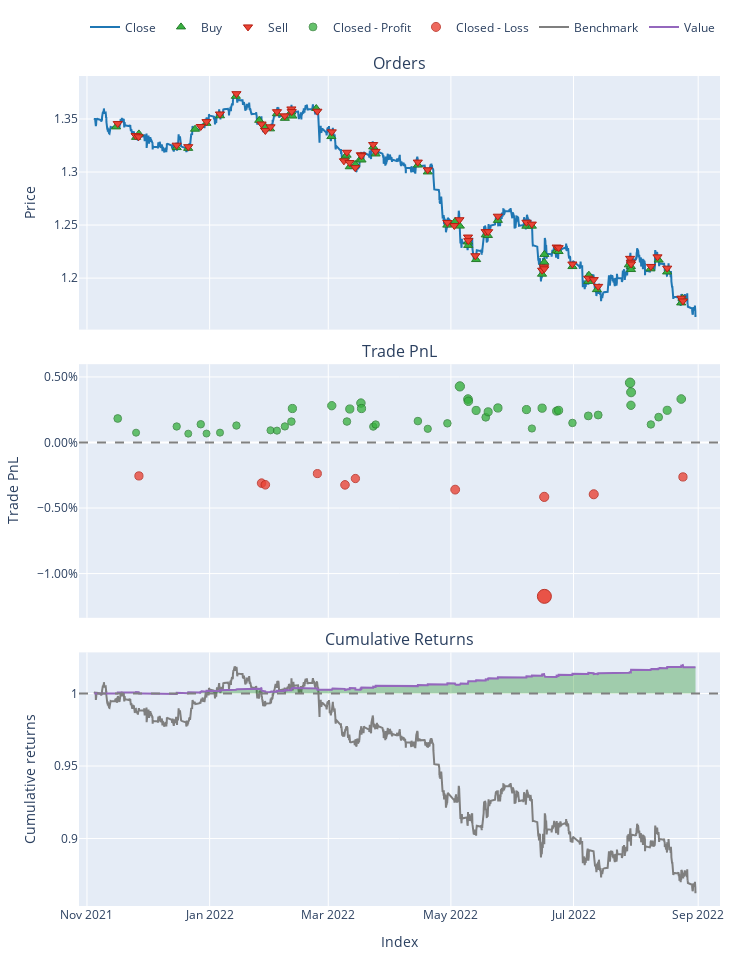

The notebook cell saved with this chart:
### Code cell
port.plot().show()

### Figure 1 — Plotly figure (JSON) as saved in the notebook; plotly's stock layout.template omitted (floating-point values rounded to 4 significant figures; data arrays with more than 128 entries replaced by an {"elided": "..."} marker saying what was removed)
{"data": [{"legendgroup": "0", "line": {"color": "#1f77b4"}, "name": "Close", "showlegend": true, "type": "scatter", "uid": "fb6677ce-5fc4-4037-8335-23d6f30a6b24", "x": {"elided": "5016 str values"}, "xaxis": "x", "y": {"elided": "5016 float values"}, "yaxis": "y"}, {"customdata": {"elided": "56x3 float values"}, "hovertemplate": "Order Id: %{customdata[0]}<br>Timestamp: %{x}<br>Price: %{y}<br>Size: %{customdata[1]:.6f}<br>Fees: %{customdata[2]:.6f}", "legendgroup": "1", "marker": {"color": "#37B13F", "line": {"color": "rgb(38,123,44)", "width": 1}, "size": 8, "symbol": "triangle-up"}, "mode": "markers", "name": "Buy", "type": "scatter", "uid": "58742842-3fb9-4327-a98c-b50369fd371f", "x": ["2021-11-15T11:00:00", "2021-11-25T10:00:00", "2021-11-26T20:00:00", "2021-12-15T15:00:00", "2021-12-21T08:00:00", "2021-12-24T18:00:00", "2021-12-30T10:00:00", "2022-01-06T04:00:00", "2022-01-14T01:00:00", "2022-01-25T16:00:00", "2022-01-28T14:00:00", "2022-01-31T01:00:00", "2022-02-03T11:00:00", "2022-02-07T10:00:00", "2022-02-10T15:00:00", "2022-02-11T04:00:00", "2022-02-23T01:00:00", "2022-03-02T13:00:00", "2022-03-09T08:00:00", "2022-03-10T03:00:00", "2022-03-11T17:00:00", "2022-03-14T12:00:00", "2022-03-16T19:00:00", "2022-03-17T13:00:00", "2022-03-23T09:00:00", "2022-03-24T14:00:00", "2022-04-14T14:00:00", "2022-04-19T12:00:00", "2022-04-29T05:00:00", "2022-05-03T03:00:00", "2022-05-05T11:00:00", "2022-05-09T11:00:00", "2022-05-09T15:00:00", "2022-05-13T13:00:00", "2022-05-18T08:00:00", "2022-05-19T10:00:00", "2022-05-24T09:00:00", "2022-06-07T13:00:00", "2022-06-10T07:00:00", "2022-06-15T08:00:00", "2022-06-16T10:00:00", "2022-06-16T12:00:00", "2022-06-22T13:00:00", "2022-06-23T13:00:00", "2022-06-30T11:00:00", "2022-07-08T08:00:00", "2022-07-08T15:00:00", "2022-07-12T15:00:00", "2022-07-28T12:00:00", "2022-07-29T13:00:00", "2022-07-29T14:00:00", "2022-08-08T07:00:00", "2022-08-12T08:00:00", "2022-08-16T13:00:00", "2022-08-23T13:00:00", "2022-08-24T04:00:00"], "xaxis": "x", "y": [1.343, 1.333, 1.336, 1.323, 1.322, 1.34, 1.346, 1.353, 1.371, 1.349, 1.343, 1.341, 1.355, 1.351, 1.357, 1.353, 1.36, 1.333, 1.314, 1.316, 1.305, 1.307, 1.312, 1.311, 1.324, 1.317, 1.307, 1.3, 1.25, 1.253, 1.249, 1.234, 1.231, 1.217, 1.241, 1.24, 1.254, 1.249, 1.249, 1.204, 1.215, 1.222, 1.226, 1.225, 1.211, 1.197, 1.203, 1.189, 1.212, 1.211, 1.208, 1.209, 1.217, 1.206, 1.177, 1.181], "yaxis": "y"}, {"customdata": {"elided": "56x3 float values"}, "hovertemplate": "Order Id: %{customdata[0]}<br>Timestamp: %{x}<br>Price: %{y}<br>Size: %{customdata[1]:.6f}<br>Fees: %{customdata[2]:.6f}", "legendgroup": "2", "marker": {"color": "#EA4335", "line": {"color": "rgb(181,31,18)", "width": 1}, "size": 8, "symbol": "triangle-down"}, "mode": "markers", "name": "Sell", "type": "scatter", "uid": "df8cd8e4-5b21-419a-a825-84fa513017e7", "x": ["2021-11-16T07:00:00", "2021-11-25T05:00:00", "2021-11-26T16:00:00", "2021-12-15T14:00:00", "2021-12-21T09:00:00", "2021-12-27T14:00:00", "2021-12-30T11:00:00", "2022-01-06T03:00:00", "2022-01-14T08:00:00", "2022-01-26T20:00:00", "2022-01-28T17:00:00", "2022-01-31T07:00:00", "2022-02-03T12:00:00", "2022-02-07T09:00:00", "2022-02-10T16:00:00", "2022-02-10T20:00:00", "2022-02-23T14:00:00", "2022-03-02T18:00:00", "2022-03-08T19:00:00", "2022-03-10T07:00:00", "2022-03-11T14:00:00", "2022-03-14T10:00:00", "2022-03-17T06:00:00", "2022-03-17T12:00:00", "2022-03-23T08:00:00", "2022-03-24T13:00:00", "2022-04-14T13:00:00", "2022-04-19T11:00:00", "2022-04-29T06:00:00", "2022-05-02T17:00:00", "2022-05-05T06:00:00", "2022-05-09T12:00:00", "2022-05-09T16:00:00", "2022-05-13T04:00:00", "2022-05-18T07:00:00", "2022-05-19T13:00:00", "2022-05-24T08:00:00", "2022-06-07T14:00:00", "2022-06-10T06:00:00", "2022-06-15T09:00:00", "2022-06-16T07:00:00", "2022-06-16T11:00:00", "2022-06-22T14:00:00", "2022-06-23T14:00:00", "2022-06-30T10:00:00", "2022-07-08T07:00:00", "2022-07-11T01:00:00", "2022-07-13T06:00:00", "2022-07-29T03:00:00", "2022-07-29T12:00:00", "2022-07-29T15:00:00", "2022-08-08T11:00:00", "2022-08-11T18:00:00", "2022-08-16T14:00:00", "2022-08-23T14:00:00", "2022-08-24T10:00:00"], "xaxis": "x", "y": [1.346, 1.334, 1.333, 1.325, 1.324, 1.343, 1.348, 1.355, 1.374, 1.345, 1.339, 1.343, 1.357, 1.353, 1.359, 1.357, 1.357, 1.338, 1.311, 1.319, 1.309, 1.304, 1.316, 1.315, 1.326, 1.319, 1.309, 1.302, 1.252, 1.25, 1.255, 1.239, 1.235, 1.221, 1.244, 1.244, 1.258, 1.253, 1.251, 1.207, 1.211, 1.209, 1.229, 1.229, 1.213, 1.2, 1.199, 1.192, 1.219, 1.215, 1.213, 1.211, 1.22, 1.209, 1.181, 1.178], "yaxis": "y"}, {"customdata": {"elided": "45x4 float values"}, "hovertemplate": "Exit Trade Id: %{customdata[0]}<br>Position Id: %{customdata[1]}<br>Exit Timestamp: %{x}<br>PnL: %{customdata[2]:.6f}<br>Return: %{customdata[3]:.2%}", "legendgroup": "3", "marker": {"color": "#37B13F", "line": {"color": "rgb(38,123,44)", "width": 1}, "opacity": [0.7657, 0.751, 0.7574, 0.75, 0.7597, 0.7501, 0.7511, 0.7584, 0.7535, 0.7531, 0.7575, 0.7625, 0.776, 0.7789, 0.7625, 0.7755, 0.7816, 0.776, 0.7573, 0.7594, 0.763, 0.755, 0.7607, 0.7989, 0.7858, 0.7835, 0.774, 0.7669, 0.7726, 0.7765, 0.7749, 0.7553, 0.7764, 0.7733, 0.7741, 0.7611, 0.7684, 0.7693, 0.8026, 0.7793, 0.7928, 0.7595, 0.7671, 0.7741, 0.7858], "size": [7.732, 7.047, 7.347, 7, 7.454, 7.005, 7.049, 7.391, 7.161, 7.146, 7.348, 7.581, 8.213, 8.35, 7.584, 8.189, 8.475, 8.212, 7.339, 7.44, 7.607, 7.234, 7.498, 9.281, 8.67, 8.564, 8.121, 7.79, 8.054, 8.239, 8.162, 7.249, 8.23, 8.087, 8.125, 7.517, 7.857, 7.899, 9.455, 8.369, 8.996, 7.444, 7.797, 8.127, 8.671], "symbol": "circle"}, "mode": "markers", "name": "Closed - Profit", "type": "scatter", "uid": "f2ba0461-06a8-4603-8d4a-0aa79fd19af0", "x": ["2021-11-16T07:00:00", "2021-11-25T10:00:00", "2021-12-15T15:00:00", "2021-12-21T09:00:00", "2021-12-27T14:00:00", "2021-12-30T11:00:00", "2022-01-06T04:00:00", "2022-01-14T08:00:00", "2022-01-31T07:00:00", "2022-02-03T12:00:00", "2022-02-07T10:00:00", "2022-02-10T16:00:00", "2022-02-11T04:00:00", "2022-03-02T18:00:00", "2022-03-10T07:00:00", "2022-03-11T17:00:00", "2022-03-17T06:00:00", "2022-03-17T13:00:00", "2022-03-23T09:00:00", "2022-03-24T14:00:00", "2022-04-14T14:00:00", "2022-04-19T12:00:00", "2022-04-29T06:00:00", "2022-05-05T11:00:00", "2022-05-09T12:00:00", "2022-05-09T16:00:00", "2022-05-13T13:00:00", "2022-05-18T08:00:00", "2022-05-19T13:00:00", "2022-05-24T09:00:00", "2022-06-07T14:00:00", "2022-06-10T07:00:00", "2022-06-15T09:00:00", "2022-06-22T14:00:00", "2022-06-23T14:00:00", "2022-06-30T11:00:00", "2022-07-08T08:00:00", "2022-07-13T06:00:00", "2022-07-29T03:00:00", "2022-07-29T13:00:00", "2022-07-29T15:00:00", "2022-08-08T11:00:00", "2022-08-12T08:00:00", "2022-08-16T14:00:00", "2022-08-23T14:00:00"], "xaxis": "x2", "y": [0.001831, 0.0007492, 0.001222, 0.0006745, 0.001391, 0.0006818, 0.0007522, 0.001293, 0.0009293, 0.0009049, 0.001225, 0.001594, 0.002592, 0.002809, 0.001598, 0.002555, 0.003006, 0.002591, 0.00121, 0.001371, 0.001634, 0.001044, 0.001462, 0.004281, 0.003314, 0.003146, 0.002446, 0.001923, 0.002341, 0.002633, 0.002511, 0.001067, 0.002618, 0.002394, 0.002453, 0.001492, 0.00203, 0.002096, 0.004555, 0.002839, 0.00383, 0.001376, 0.001935, 0.002456, 0.003316], "yaxis": "y2"}, {"customdata": [[2, 2, -10.97, -0.00255], [9, 9, -9.835, -0.0031], [10, 10, -9.655, -0.003227], [16, 16, -11.51, -0.002375], [18, 18, -9.659, -0.003233], [21, 21, -10.49, -0.002749], [29, 29, -9.24, -0.003596], [40, 40, -8.788, -0.00415], [41, 41, -7.291, -0.01174], [46, 46, -8.921, -0.00395], [55, 55, -10.76, -0.002628]], "hovertemplate": "Exit Trade Id: %{customdata[0]}<br>Position Id: %{customdata[1]}<br>Exit Timestamp: %{x}<br>PnL: %{customdata[2]:.6f}<br>Return: %{customdata[3]:.2%}", "legendgroup": "4", "marker": {"color": "#EA4335", "line": {"color": "rgb(181,31,18)", "width": 1}, "opacity": [0.7754, 0.7829, 0.7846, 0.773, 0.7847, 0.7781, 0.7896, 0.7971, 0.9, 0.7944, 0.7765], "size": [8.187, 8.534, 8.615, 8.076, 8.618, 8.312, 8.848, 9.198, 14, 9.072, 8.236], "symbol": "circle"}, "mode": "markers", "name": "Closed - Loss", "type": "scatter", "uid": "55957bd0-e19a-4e56-a7fc-2a4a5ffe10cb", "x": ["2021-11-26T20:00:00", "2022-01-26T20:00:00", "2022-01-28T17:00:00", "2022-02-23T14:00:00", "2022-03-09T08:00:00", "2022-03-14T12:00:00", "2022-05-03T03:00:00", "2022-06-16T10:00:00", "2022-06-16T12:00:00", "2022-07-11T01:00:00", "2022-08-24T10:00:00"], "xaxis": "x2", "y": [-0.00255, -0.0031, -0.003227, -0.002375, -0.003233, -0.002749, -0.003596, -0.00415, -0.01174, -0.00395, -0.002628], "yaxis": "y2"}, {"legendgroup": "5", "line": {"color": "#7f7f7f"}, "name": "Benchmark", "showlegend": true, "type": "scatter", "uid": "13210a44-9795-43c2-9333-457297d2e8bb", "x": {"elided": "5016 str values"}, "xaxis": "x3", "y": {"elided": "5016 float values"}, "yaxis": "y3"}, {"hoverinfo": "skip", "legendgroup": "6", "line": {"color": "rgba(0, 0, 0, 0)", "width": 0}, "opacity": 0, "showlegend": false, "type": "scatter", "uid": "fe045cf2-2094-4902-a764-919da03d6421", "x": {"elided": "5016 str values"}, "xaxis": "x3", "y": {"elided": "5016 int values"}, "yaxis": "y3"}, {"connectgaps": false, "fill": "tonexty", "fillcolor": "rgba(0, 128, 0, 0.3)", "hoverinfo": "skip", "legendgroup": "6", "line": {"color": "rgba(0, 0, 0, 0)", "width": 0}, "opacity": 0, "showlegend": false, "type": "scatter", "uid": "fbf7e384-7cb5-42ac-9dbf-791287bae0e9", "x": {"elided": "5016 str values"}, "xaxis": "x3", "y": {"elided": "5016 float values"}, "yaxis": "y3"}, {"hoverinfo": "skip", "legendgroup": "6", "line": {"color": "rgba(0, 0, 0, 0)", "width": 0}, "opacity": 0, "showlegend": false, "type": "scatter", "uid": "97aed985-d9d5-4a4e-9168-e157d10996c2", "x": {"elided": "5016 str values"}, "xaxis": "x3", "y": {"elided": "5016 int values"}, "yaxis": "y3"}, {"connectgaps": false, "fill": "tonexty", "fillcolor": "rgba(255, 0, 0, 0.3)", "hoverinfo": "skip", "legendgroup": "6", "line": {"color": "rgba(0, 0, 0, 0)", "width": 0}, "opacity": 0, "showlegend": false, "type": "scatter", "uid": "806b6839-4de0-464e-bb84-0e1b670ae4f4", "x": {"elided": "5016 str values"}, "xaxis": "x3", "y": {"elided": "5016 float values"}, "yaxis": "y3"}, {"legendgroup": "7", "line": {"color": "#9467bd"}, "name": "Value", "showlegend": true, "type": "scatter", "uid": "f3a9a577-e4d3-4dfa-9943-c746f8172ef8", "x": {"elided": "5016 str values"}, "xaxis": "x3", "y": {"elided": "5016 float values"}, "yaxis": "y3"}, {"hoverinfo": "skip", "legendgroup": "6", "line": {"color": "rgba(0, 0, 0, 0)", "width": 0}, "opacity": 0, "showlegend": false, "type": "scatter", "uid": "b950c99e-9e82-4bc9-b284-dc907a43f5e9", "x": {"elided": "5016 str values"}, "xaxis": "x3", "y": {"elided": "5016 int values"}, "yaxis": "y3"}], "layout": {"annotations": [{"font": {"size": 16}, "showarrow": false, "text": "Orders", "x": 0.5, "xanchor": "center", "xref": "paper", "y": 1, "yanchor": "bottom", "yref": "paper"}, {"font": {"size": 16}, "showarrow": false, "text": "Trade PnL", "x": 0.5, "xanchor": "center", "xref": "paper", "y": 0.6528, "yanchor": "bottom", "yref": "paper"}, {"font": {"size": 16}, "showarrow": false, "text": "Cumulative Returns", "x": 0.5, "xanchor": "center", "xref": "paper", "y": 0.3056, "yanchor": "bottom", "yref": "paper"}], "height": 960, "legend": {"orientation": "h", "traceorder": "normal", "x": 1, "xanchor": "right", "y": 1.042, "yanchor": "bottom"}, "margin": {"b": 30, "l": 30, "r": 30, "t": 30}, "shapes": [{"line": {"color": "gray", "dash": "dash"}, "type": "line", "x0": 0, "x1": 1, "xref": "paper", "y0": 0, "y1": 0, "yref": "y2"}, {"line": {"color": "gray", "dash": "dash"}, "type": "line", "x0": 0, "x1": 1, "xref": "paper", "y0": 1, "y1": 1, "yref": "y3"}], "showlegend": true, "width": 750, "xaxis": {"anchor": "y", "domain": [0, 1], "matches": "x3", "showticklabels": false}, "xaxis2": {"anchor": "y2", "domain": [0, 1], "matches": "x3", "showticklabels": false}, "xaxis3": {"anchor": "y3", "domain": [0, 1], "title": {"text": "Index"}}, "yaxis": {"anchor": "x", "domain": [0.6944, 1], "title": {"text": "Price"}}, "yaxis2": {"anchor": "x2", "domain": [0.3472, 0.6528], "tickformat": ".2%", "title": {"text": "Trade PnL"}}, "yaxis3": {"anchor": "x3", "domain": [0, 0.3056], "title": {"text": "Cumulative returns"}}}}
